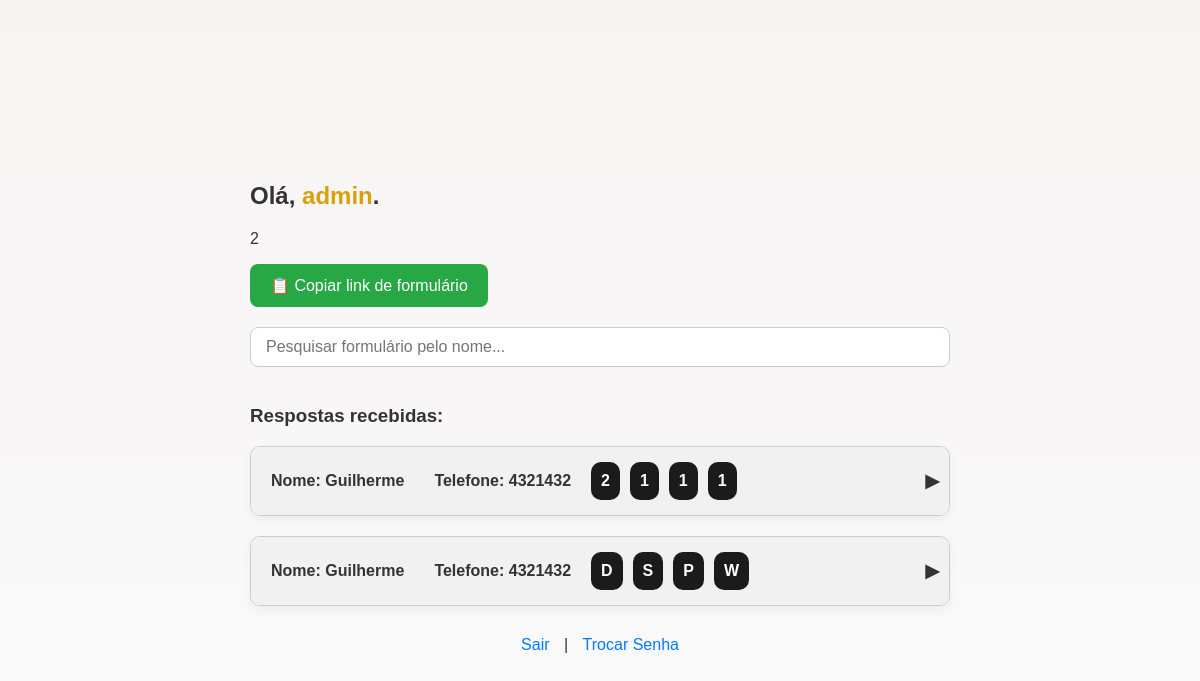
/dashboard (signed in), run on the app's committed database.
### tables this page shows
CREATE TABLE respostas (
            id INTEGER PRIMARY KEY AUTOINCREMENT,
            formulario_id TEXT,
            nome TEXT,
            telefone TEXT,

            S1Q1 CHAR,
            S1Q2 CHAR,
            S1Q3 CHAR,
            S1Q4 CHAR,
            S1Q5 CHAR,

            S2Q1 CHAR,
            S2Q2 CHAR,
            S2Q3 CHAR,
            S2Q4 CHAR,

            S3Q1 CHAR,
            S3Q2 CHAR,
            S3Q3 CHAR,
            S3Q4 CHAR,

            S4Q1 CHAR,
            S4Q2 CHAR,
            S4Q3 CHAR,
            S4Q4 CHAR,
            S4Q5 CHAR,
            S4Q6 CHAR,

            S5Q1 CHAR,
            S5Q2 CHAR,
            S5Q3 CHAR,
            O_D INTEGER,
            S_R INTEGER,
            P_N INTEGER,
            W_T INTEGER,
            tipo_OD2 CHAR,
            tipo_SR2 CHAR,
            tipo_PN2 CHAR,
            tipo_WT2 CHAR,

            FOREIGN KEY(formulario_id) REFERENCES formularios(id)
        );

### app/routes/dashboard.py (the view)
    @app.route('/dashboard')
    def dashboard():
        Nome = session['nome']
        email = session['email']
        if 'user_id' not in session:
            return redirect('/login')
        query = """
            SELECT u.id, u.email,u.nome, u.tipo, u.ativo, u.data_expiracao, COUNT(r.id)
            FROM usuarios u
            LEFT JOIN formularios f ON f.user_id = u.id
            LEFT JOIN respostas r ON r.formulario_id = f.id
            WHERE u.email=?
        """
        with sqlite3.connect('db.sqlite3') as conn:
            info = conn.execute(query, (email,)).fetchall()
            formularios = conn.execute("SELECT id FROM formularios WHERE user_id=?", (session['user_id'],)).fetchall()
            respostas = []
            for f in formularios:
                r = conn.execute("SELECT * FROM respostas WHERE formulario_id=?", (f[0],)).fetchall()
                respostas.extend(r)
        qntResposta = info[0][6]
        return render_template('dashboard.html', respostas=respostas , nome = Nome ,qntResposta= qntResposta)

### app/templates/dashboard.html (shortened to what this page needs)
<!DOCTYPE html>
<html lang="pt-BR">
<head>
  <link rel="stylesheet" href="{{ url_for('static', filename='dashboard.css') }}">
</head>
<body>
  <div class="container">
    <h2>Olá, <span>{{nome}}</span>.</h2>
    <div class="detalhes">
      <div id="questionariosRespondidos">
        <p>{{qntResposta}}</p>
      </div>
    </div>
    <button id="btnCopiarLink" class="copy-button">📋 Copiar link de formulário</button>
    <input
      type="text"
      id="pesquisaNome"
      placeholder="Pesquisar formulário pelo nome..."
      class="input-pesquisa"
    />
    <h3>Respostas recebidas:</h3>
    <div id="listaRespostas">
      {% if respostas %}
        {% for r in respostas %}
          <div class="resposta-card" data-nome="{{ r[2] | lower }}">
            <div class="card-header">
              <div class="tipoPeleBox">
                <div  class="tipoPele2">Nome:  {{ r[2] }}</div>
                <div  class="tipoPele2">Telefone:  {{ r[3] }}</div>
                <div class="tipoPele">{{ r[30] }}</div>
                <div class="tipoPele">{{ r[31] }}</div>
                <div class="tipoPele">{{ r[32] }}</div>
                <div class="tipoPele">{{ r[33] }}</div>
              </div>
              <div class="seta">&#9654;</div>
            </div>
          </div>
        {% endfor %}
      {% else %}
        <p>Nenhuma resposta encontrada ainda.</p>
      {% endif %}
    </div>
    <div class="links">
      <a href="/logout">Sair</a> |
      <a href="/trocar-senha">Trocar Senha</a>
    </div>
  </div>
</body>
</html>

### app/static/dashboard.css (style rules this page uses)
:root { --bg-color: #f0f2f5; --text-color: #333; --card-bg: #ffffff; --border-color: #ccc; --button-bg: #28a745; --button-hover: #218838; --link-color: #007bff; --highlight-bg: #f1f1f1; --highlight-border: #007bff; }
body { font-family: Arial, sans-serif; background: linear-gradient(#f7f4f4, #fafafa); color: var(--text-color); display: flex; justify-content: center; align-items: flex-start; min-height: 100vh; padding: 10px; box-sizing: border-box; }
.container { max-width: 700px; width: 100%; margin: auto; padding: 20px; }
h2, h3 { color: var(--text-color); }
.copy-button { background-color: var(--button-bg); color: white; border: none; padding: 12px 20px; border-radius: 8px; font-size: 16px; cursor: pointer; margin-bottom: 20px; display: inline-block; transition: background-color 0.3s ease; }
span { color: #d8a109; }
.input-pesquisa { width: 100%; padding: 10px 15px; font-size: 16px; margin-bottom: 20px; border: 1.5px solid var(--border-color); border-radius: 8px; box-sizing: border-box; }
.resposta-card { background-color: var(--card-bg); border-radius: 10px; margin-bottom: 20px; box-shadow: 0 4px 10px rgba(0,0,0,0.05); border: 1px solid var(--border-color); overflow: hidden; display: flex; flex-direction: column; }
.card-header { display: flex; justify-content: space-between; align-items: center; text-align: center; cursor: pointer; padding: 15px 10px ; font-weight: 600; font-size: 16px; background-color: #f1f1f1; color: var(--text-color); user-select: none; transition: background-color 0.3s ease; }
.seta { transition: transform 0.3s ease; font-size: 18px; color: var(--text-color); }
.links { text-align: center; margin-top: 30px; }
.links a { text-decoration: none; color: var(--link-color); margin: 0 10px; }
.tipoPeleBox { display: flex; gap: 10px; }
.tipoPele { padding: 10px; color: #ffffff; background-color: #1b1b1b; border-radius: 10px; }
.tipoPele2 { padding: 10px; }

### data on the page
respostas: nome "Guilherme", telefone "4321432", tipo_OD2 "2", tipo_SR2 "1", tipo_PN2 "1", tipo_WT2 "1"
respostas: nome "Guilherme", telefone "4321432", tipo_OD2 "D", tipo_SR2 "S", tipo_PN2 "P", tipo_WT2 "W"

### other printed values
{{ nome }} "admin"
{{ qntResposta }} "2"
